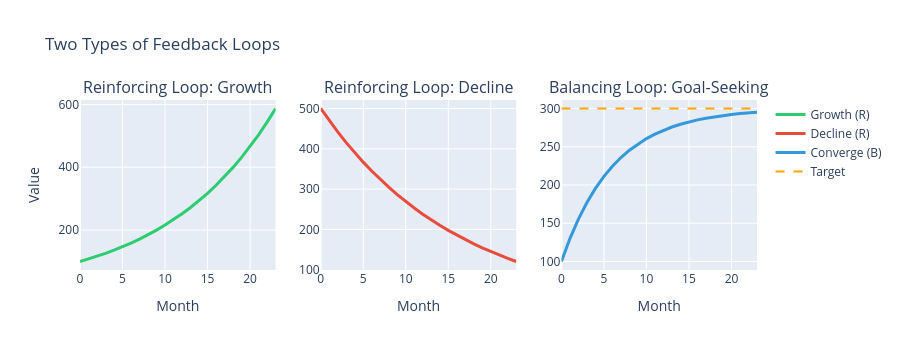

This figure's notebook cell:
### Markdown cell above
### 6.1.2 두 가지 피드백 루프

시스템의 동태를 결정하는 두 가지 핵심 구조:

| 특성 | 강화 루프 (Reinforcing, R) | 균형 루프 (Balancing, B) |
|------|--------------------------|------------------------|
| 피드백 | 양의 피드백 | 음의 피드백 |
| 변화 방향 | 증폭 (같은 방향) | 억제 (반대 방향) |
| 결과 | 지수적 성장 또는 붕괴 | 목표 수렴, 안정화 |
| 식별법 | 음의 극성(-)이 **짝수**개 | 음의 극성(-)이 **홀수**개 |
| 비유 | 눈덩이 효과 | 온도조절기 |

**강화 루프 예시 — 구전 마케팅:**
```
고객 수 ──(+)──→ 구전 확산 ──(+)──→ 신규 고객 ──(+)──→ 고객 수 ↑
```
모든 연결이 (+)이므로 음의 극성 0개(짝수) → **강화 루프(R)**

**균형 루프 예시 — 온도조절기:**
```
목표 온도 - 현재 온도 = 격차 ──(+)──→ 가열 ──(+)──→ 현재 온도 ──(-)──→ 격차 ↓
```
음의 극성 1개(홀수) → **균형 루프(B)**

### Code cell
# 시뮬레이션: 강화 루프 vs 균형 루프의 동태
months = 24
t = np.arange(months)

# 강화 루프: 지수 성장 (구전 마케팅)
growth_rate = 0.08  # 월 8% 성장
reinforcing_growth = 100 * (1 + growth_rate) ** t

# 강화 루프: 지수 붕괴 (역방향)
decline_rate = 0.06
reinforcing_decline = 500 * (1 - decline_rate) ** t

# 균형 루프: 목표 수렴 (온도조절기)
target = 300
initial = 100
adjustment_speed = 0.15
balancing = np.zeros(months)
balancing[0] = initial
for i in range(1, months):
    gap = target - balancing[i-1]
    balancing[i] = balancing[i-1] + adjustment_speed * gap

fig = make_subplots(
    rows=1, cols=3,
    subplot_titles=(
        'Reinforcing Loop: Growth',
        'Reinforcing Loop: Decline',
        'Balancing Loop: Goal-Seeking'
    )
)

fig.add_trace(go.Scatter(
    x=t, y=reinforcing_growth,
    mode='lines', line=dict(color='#2ecc71', width=3),
    name='Growth (R)'
), row=1, col=1)

fig.add_trace(go.Scatter(
    x=t, y=reinforcing_decline,
    mode='lines', line=dict(color='#e74c3c', width=3),
    name='Decline (R)'
), row=1, col=2)

fig.add_trace(go.Scatter(
    x=t, y=balancing,
    mode='lines', line=dict(color='#3498db', width=3),
    name='Converge (B)'
), row=1, col=3)
fig.add_trace(go.Scatter(
    x=t, y=[target]*months,
    mode='lines', line=dict(color='orange', width=2, dash='dash'),
    name='Target'
), row=1, col=3)

fig.update_xaxes(title_text='Month')
fig.update_yaxes(title_text='Value', col=1)
fig.update_layout(height=350, title_text='Two Types of Feedback Loops')
fig.show()

print("💡 강화 루프(R): 변화를 증폭한다 → 지수 성장 또는 지수 붕괴")
print("   균형 루프(B): 변화를 억제한다 → 목표에 수렴 (안정화)")
print("\n⚠️ 강화 루프의 위험: 성장을 만들던 루프가 역방향으로 돌면 쇠퇴도 가속화된다!")

### Figure 1 — Plotly figure (JSON) as saved in the notebook; plotly's stock layout.template omitted (floating-point values rounded to 4 significant figures)
{"data": [{"line": {"color": "#2ecc71", "width": 3}, "mode": "lines", "name": "Growth (R)", "type": "scatter", "x": [0, 1, 2, 3, 4, 5, 6, 7, 8, 9, 10, 11, 12, 13, 14, 15, 16, 17, 18, 19, 20, 21, 22, 23], "xaxis": "x", "y": [100.0, 108.0, 116.6, 126.0, 136.0, 146.9, 158.7, 171.4, 185.1, 199.9, 215.9, 233.2, 251.8, 272.0, 293.7, 317.2, 342.6, 370.0, 399.6, 431.6, 466.1, 503.4, 543.7, 587.1], "yaxis": "y"}, {"line": {"color": "#e74c3c", "width": 3}, "mode": "lines", "name": "Decline (R)", "type": "scatter", "x": [0, 1, 2, 3, 4, 5, 6, 7, 8, 9, 10, 11, 12, 13, 14, 15, 16, 17, 18, 19, 20, 21, 22, 23], "xaxis": "x2", "y": [500.0, 470.0, 441.8, 415.3, 390.4, 367.0, 344.9, 324.2, 304.8, 286.5, 269.3, 253.1, 238.0, 223.7, 210.3, 197.6, 185.8, 174.6, 164.2, 154.3, 145.1, 136.3, 128.2, 120.5], "yaxis": "y2"}, {"line": {"color": "#3498db", "width": 3}, "mode": "lines", "name": "Converge (B)", "type": "scatter", "x": [0, 1, 2, 3, 4, 5, 6, 7, 8, 9, 10, 11, 12, 13, 14, 15, 16, 17, 18, 19, 20, 21, 22, 23], "xaxis": "x3", "y": [100.0, 130.0, 155.5, 177.2, 195.6, 211.3, 224.6, 235.9, 245.5, 253.7, 260.6, 266.5, 271.6, 275.8, 279.4, 282.5, 285.1, 287.4, 289.3, 290.9, 292.2, 293.4, 294.4, 295.2], "yaxis": "y3"}, {"line": {"color": "orange", "dash": "dash", "width": 2}, "mode": "lines", "name": "Target", "type": "scatter", "x": [0, 1, 2, 3, 4, 5, 6, 7, 8, 9, 10, 11, 12, 13, 14, 15, 16, 17, 18, 19, 20, 21, 22, 23], "xaxis": "x3", "y": [300, 300, 300, 300, 300, 300, 300, 300, 300, 300, 300, 300, 300, 300, 300, 300, 300, 300, 300, 300, 300, 300, 300, 300], "yaxis": "y3"}], "layout": {"annotations": [{"font": {"size": 16}, "showarrow": false, "text": "Reinforcing Loop: Growth", "x": 0.1444, "xanchor": "center", "xref": "paper", "y": 1, "yanchor": "bottom", "yref": "paper"}, {"font": {"size": 16}, "showarrow": false, "text": "Reinforcing Loop: Decline", "x": 0.5, "xanchor": "center", "xref": "paper", "y": 1, "yanchor": "bottom", "yref": "paper"}, {"font": {"size": 16}, "showarrow": false, "text": "Balancing Loop: Goal-Seeking", "x": 0.8556, "xanchor": "center", "xref": "paper", "y": 1, "yanchor": "bottom", "yref": "paper"}], "height": 350, "title": {"text": "Two Types of Feedback Loops"}, "xaxis": {"anchor": "y", "domain": [0, 0.2889], "title": {"text": "Month"}}, "xaxis2": {"anchor": "y2", "domain": [0.3556, 0.6444], "title": {"text": "Month"}}, "xaxis3": {"anchor": "y3", "domain": [0.7111, 1], "title": {"text": "Month"}}, "yaxis": {"anchor": "x", "domain": [0, 1], "title": {"text": "Value"}}, "yaxis2": {"anchor": "x2", "domain": [0, 1]}, "yaxis3": {"anchor": "x3", "domain": [0, 1]}}}
